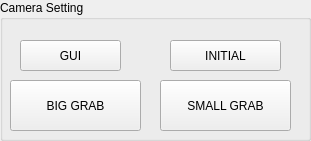
      <widget class="QGroupBox" name="groupBox_8">
       <property name="geometry">
        <rect>
         <x>20</x>
         <y>90</y>
         <width>311</width>
         <height>141</height>
        </rect>
       </property>
       <property name="title">
        <string>Camera Setting </string>
       </property>
       <widget class="QPushButton" name="puB_gui">
        <property name="geometry">
         <rect>
          <x>20</x>
          <y>40</y>
          <width>101</width>
          <height>31</height>
         </rect>
        </property>
        <property name="text">
         <string>GUI</string>
        </property>
       </widget>
       <widget class="QPushButton" name="puB_samllGrab">
        <property name="geometry">
         <rect>
          <x>160</x>
          <y>80</y>
          <width>131</width>
          <height>51</height>
         </rect>
        </property>
        <property name="text">
         <string>SMALL GRAB</string>
        </property>
       </widget>
       <widget class="QPushButton" name="puB_bigGrab">
        <property name="geometry">
         <rect>
          <x>10</x>
          <y>80</y>
          <width>131</width>
          <height>51</height>
         </rect>
        </property>
        <property name="text">
         <string>BIG GRAB</string>
        </property>
       </widget>
       <widget class="QPushButton" name="puB_cameraINI">
        <property name="geometry">
         <rect>
          <x>170</x>
          <y>40</y>
          <width>111</width>
          <height>31</height>
         </rect>
        </property>
        <property name="text">
         <string>INITIAL</string>
        </property>
       </widget>
      </widget>
